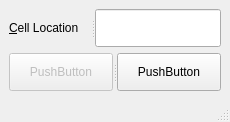
<?xml version="1.0" encoding="UTF-8"?>
<ui version="4.0">
 <class>MainWindow</class>
 <widget class="QMainWindow" name="MainWindow">
  <property name="geometry">
   <rect>
    <x>0</x>
    <y>0</y>
    <width>230</width>
    <height>122</height>
   </rect>
  </property>
  <property name="windowTitle">
   <string>MainWindow</string>
  </property>
  <widget class="QWidget" name="centralwidget">
   <layout class="QVBoxLayout" name="verticalLayout">
    <item>
     <widget class="QSplitter" name="splitter">
      <property name="orientation">
       <enum>Qt::Horizontal</enum>
      </property>
      <widget class="QLabel" name="label">
       <property name="text">
        <string>&amp;Cell Location</string>
       </property>
       <property name="buddy">
        <cstring>lineEdit</cstring>
       </property>
      </widget>
      <widget class="QLineEdit" name="lineEdit"/>
     </widget>
    </item>
    <item>
     <widget class="QSplitter" name="splitter_2">
      <property name="orientation">
       <enum>Qt::Horizontal</enum>
      </property>
      <widget class="QPushButton" name="okButton">
       <property name="enabled">
        <bool>false</bool>
       </property>
       <property name="text">
        <string>PushButton</string>
       </property>
      </widget>
      <widget class="QPushButton" name="pushButton_2">
       <property name="text">
        <string>PushButton</string>
       </property>
      </widget>
     </widget>
    </item>
   </layout>
  </widget>
  <widget class="QMenuBar" name="menubar">
   <property name="geometry">
    <rect>
     <x>0</x>
     <y>0</y>
     <width>230</width>
     <height>23</height>
    </rect>
   </property>
  </widget>
  <widget class="QStatusBar" name="statusbar"/>
 </widget>
 <tabstops>
  <tabstop>lineEdit</tabstop>
  <tabstop>okButton</tabstop>
  <tabstop>pushButton_2</tabstop>
 </tabstops>
 <resources/>
 <connections/>
</ui>
